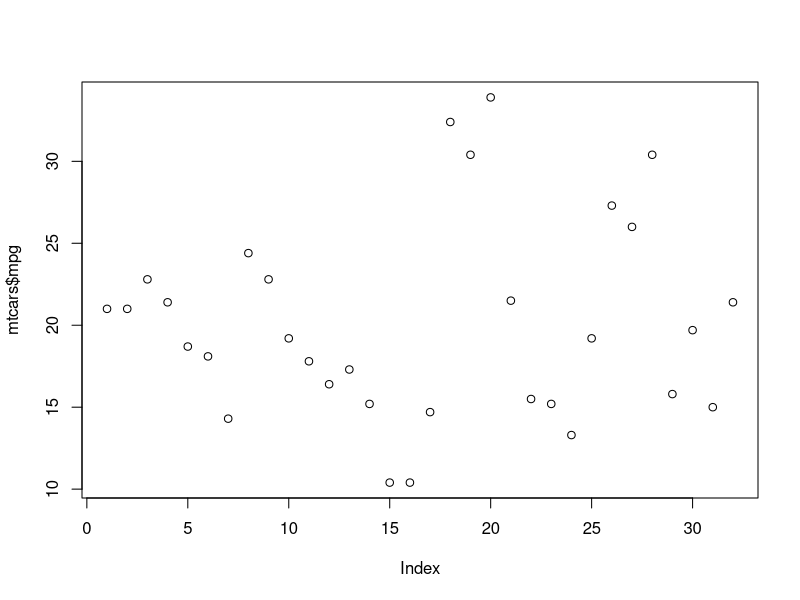
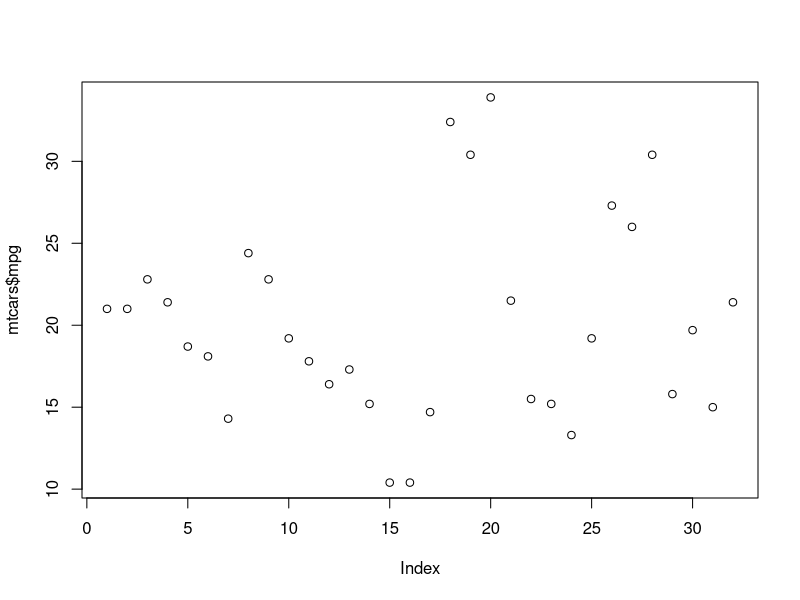

Write R code to recreate these figures, in order.
## ---- chunk 1
plot(mtcars$mpg)
## ---- chunk 2
plot(mtcars$mpg)
## ---- chunk 3
a <- mtcars$mpg
## ---- chunk 4
a
